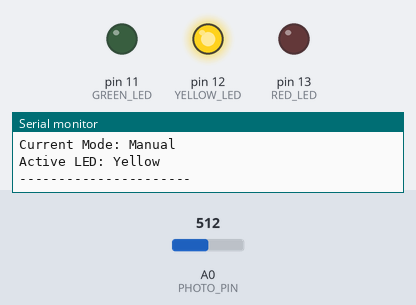
The sketch below on a simulated Arduino Uno, built with avr-gcc and run on an emulated ATmega328P. On the bench: output pins drawn as LEDs (lit = HIGH), the last lines printed to the serial monitor. Inputs (shaded band) come from the test bench; at power-on: A0 (PHOTO_PIN) = 512.

Above: at 1.2 s.
1.3 s: A0 (PHOTO_PIN) set to 438
2.8 s: A0 (PHOTO_PIN) set to 412
At 3.5 s:
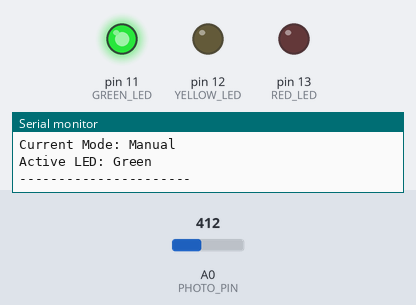
4.3 s: A0 (PHOTO_PIN) set to 900
At 4.6 s:
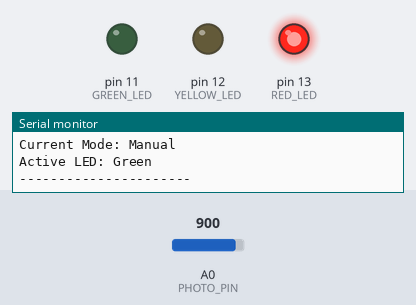
9.5 s: A0 (PHOTO_PIN) set to 739
11.0 s: A0 (PHOTO_PIN) set to 716
At 12.1 s:
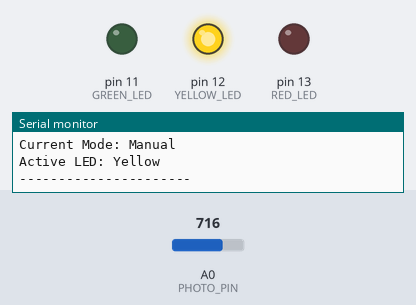
Timing chart, 0 to 13.5 s (numbered marks = the images above; inputs shaded):
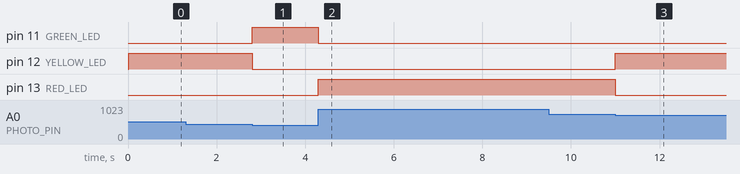

The sketch:

midterms_lab_exam.ino
```cpp
// Midterms Laboratory Exam - Smart Lighting System Using Arduino

#define PHOTO_PIN A0
#define GREEN_LED 11
#define YELLOW_LED 12
#define RED_LED 13

int lowThreshold = 40;
int highThreshold = 70;

bool isAutomatic = false;
String currentEnvironment = "Clear";
unsigned long previousMillis = 0;

int readLightPercentage() {
  int sensorValue = analogRead(PHOTO_PIN);
  int lightPercent = map(sensorValue, 0, 1023, 0, 100);
  return lightPercent;
}

void setActiveLED(String level) {
  digitalWrite(GREEN_LED, level == "LOW" ? HIGH : LOW);
  digitalWrite(YELLOW_LED, level == "MED" ? HIGH : LOW);
  digitalWrite(RED_LED, level == "HIGH" ? HIGH : LOW);
}

void updateEnvironment(int lightPercent) {
  if (lightPercent <= 40) {
    currentEnvironment = "Cloudy";
  }
  else if (lightPercent <= 70) {
    currentEnvironment = "Clear";
  }
  else {
    currentEnvironment = "Clear";
  }
}

void displayStatus(int lightPercent, String activeLED) {
  Serial.print("Light Intensity: ");
  Serial.print(lightPercent);
  Serial.println("%");

  Serial.print("Current Mode: ");
  Serial.println(isAutomatic ? "Automatic" : "Manual");

  Serial.print("Active LED: ");
  Serial.println(activeLED);

  if (isAutomatic) {
    Serial.print("Environment: ");
    Serial.println(currentEnvironment);
  }

  Serial.println("----------------------");
}

void setup() {
  Serial.begin(9600);
  pinMode(GREEN_LED, OUTPUT);
  pinMode(YELLOW_LED, OUTPUT);
  pinMode(RED_LED, OUTPUT);

  Serial.println("Smart Lighting System Initialized");
  Serial.println("Default mode: MANUAL");
  Serial.println("----------------------");
}

void loop() {
  int lightPercent = readLightPercentage();
  String activeLED = "";

  if (Serial.available()) {
    String command = Serial.readStringUntil('\n');
    command.trim();

    String commandUpper = command;
    commandUpper.toUpperCase();

    if (command.equalsIgnoreCase("MODE AUTO")) {
      isAutomatic = true;
      lowThreshold = 40;
      highThreshold = 70;
      Serial.println("Switched to AUTOMATIC mode. Thresholds reset to default (40% / 70%).");
    }
    else if (command.equalsIgnoreCase("MODE MANUAL")) {
      isAutomatic = false;
      Serial.println("Switched to MANUAL mode.");
    }
    else if (commandUpper.startsWith("SET LOW ")) {
    if (isAutomatic) {
        Serial.println("Error: Cannot change thresholds in AUTOMATIC mode.");
    } else {
        int newLow = command.substring(8).toInt();
        if (newLow < 0 || newLow > 100) {
            Serial.println("Error: Low threshold must be between 0 and 100%");
        } else if (newLow >= highThreshold) {
            Serial.println("Error: Low threshold must be less than High threshold (" + String(highThreshold) + "%)");
        } else {
            lowThreshold = newLow;
            Serial.print("Low threshold set to ");
            Serial.print(lowThreshold);
            Serial.println("%");
        }
    }
}
else if (commandUpper.startsWith("SET HIGH ")) {
    if (isAutomatic) {
        Serial.println("Error: Cannot change thresholds in AUTOMATIC mode.");
    } else {
        int newHigh = command.substring(9).toInt();
        if (newHigh < 0 || newHigh > 100) {
            Serial.println("Error: High threshold must be between 0 and 100%");
        } else if (newHigh <= lowThreshold) {
            Serial.println("Error: High threshold must be greater than Low threshold (" + String(lowThreshold) + "%)");
        } else {
            highThreshold = newHigh;
            Serial.print("High threshold set to ");
            Serial.print(highThreshold);
            Serial.println("%");
        }
    }
}
    else {
      Serial.println("Error: Wrong command");
    }
  }

  if (isAutomatic) {
    updateEnvironment(lightPercent);
  }

  if (lightPercent <= lowThreshold) {
    setActiveLED("LOW");
    activeLED = "Green";
  }
  else if (lightPercent <= highThreshold) {
    setActiveLED("MED");
    activeLED = "Yellow";
  }
  else {
    setActiveLED("HIGH");
    activeLED = "Red";
  }

  unsigned long currentMillis = millis();
  if (currentMillis - previousMillis >= 1000) {
    previousMillis = currentMillis;
    displayStatus(lightPercent, activeLED);
  }
}
```

Measured:
- the behaviour switches between 420 and 419 on A0 (PHOTO_PIN) (found by bisection; images 0 and 1)
- the behaviour switches between 727 and 726 on A0 (PHOTO_PIN) (found by bisection; images 2 and 3)
- after the input at 2.8 s, pin 11 (GREEN_LED): LOW → HIGH at once; pin 12 (YELLOW_LED): HIGH → LOW at once
- after the input at 4.3 s, pin 11 (GREEN_LED): HIGH → LOW at once; pin 13 (RED_LED): LOW → HIGH at once
- after the input at 11.0 s, pin 12 (YELLOW_LED): LOW → HIGH at once; pin 13 (RED_LED): HIGH → LOW at once
